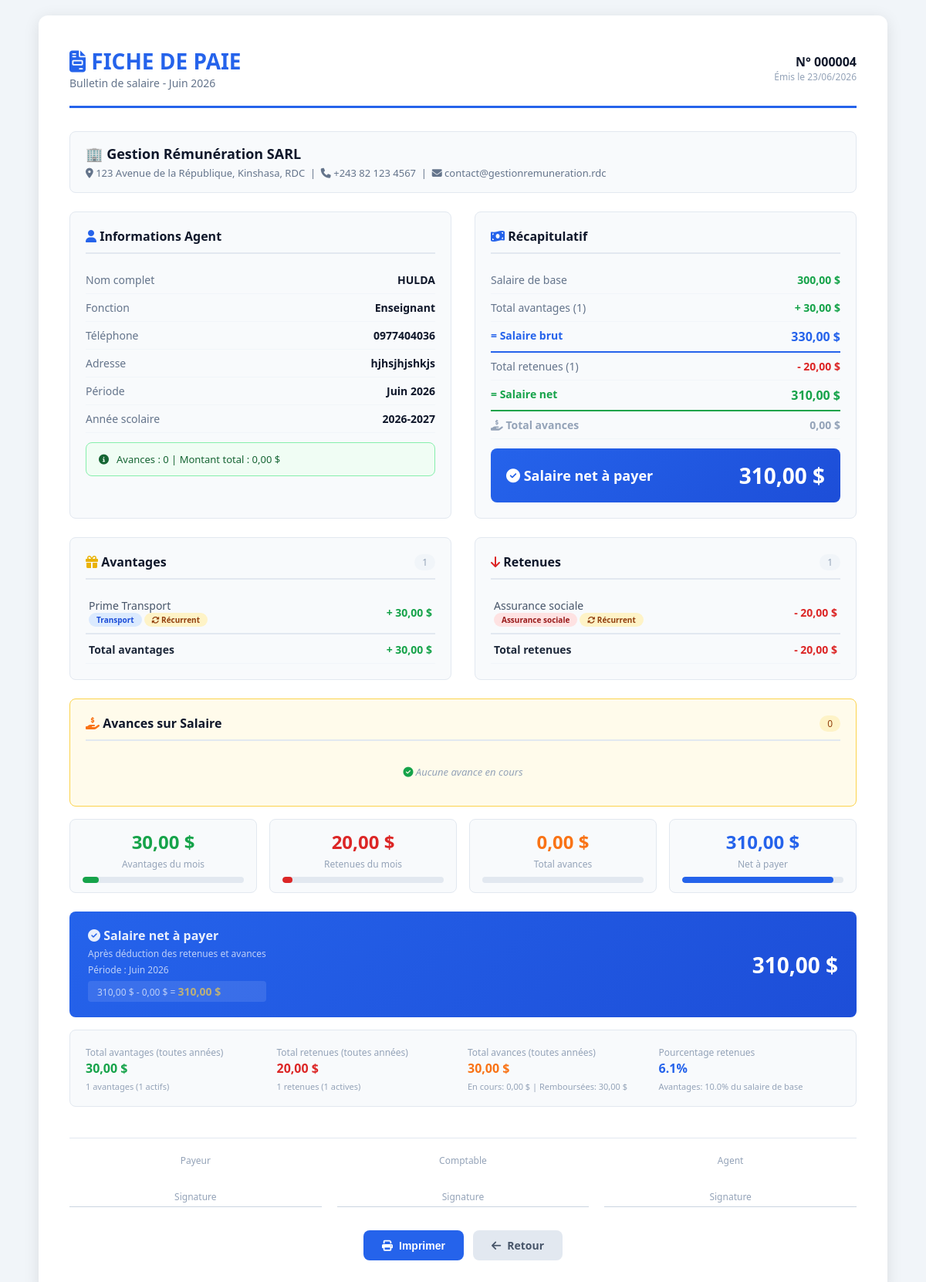
Screenshot of /pages/Remunerations/fiche_paie.php?id=4&agent_id=2 (signed in) with the database file from the repository.
### tables this page shows
CREATE TABLE `remuneration` (
  `id` int(11) NOT NULL,
  `id_agent` int(11) NOT NULL,
  `montant` decimal(12,2) NOT NULL,
  `date_remun` date DEFAULT NULL,
  `mois` varchar(20) DEFAULT NULL,
  `annee` varchar(10) DEFAULT NULL
);

CREATE TABLE `agent` (
  `id_agent` int(11) NOT NULL,
  `nom_complet` varchar(150) NOT NULL,
  `adresse` varchar(255) DEFAULT NULL,
  `date_naissance` date DEFAULT NULL,
  `telephone` varchar(20) DEFAULT NULL,
  `profil` varchar(100) DEFAULT NULL,
  `lieu_naissance` varchar(100) DEFAULT NULL,
  `fonction` varchar(100) DEFAULT NULL
);

CREATE TABLE `annee_scolaire` (
  `id` int(11) NOT NULL,
  `designation_ann` varchar(50) NOT NULL
);

CREATE TABLE `avantages` (
  `id` int(11) NOT NULL,
  `id_agent` int(11) NOT NULL,
  `libelle` varchar(150) DEFAULT NULL,
  `description` text DEFAULT NULL,
  `type_avantage` enum('transport','communication','logement','prime','bonus','autre') DEFAULT 'autre',
  `est_recurrent` tinyint(1) DEFAULT 1,
  `date_debut` date DEFAULT NULL,
  `date_fin` date DEFAULT NULL,
  `id_annee` int(11) NOT NULL,
  `montant` decimal(12,2) NOT NULL,
  `date_avantage` date DEFAULT NULL,
  `mois` varchar(20) DEFAULT NULL,
  `annee` varchar(10) DEFAULT NULL,
  `statut` enum('actif','inactif','en_attente') DEFAULT 'actif',
  `created_at` timestamp NOT NULL DEFAULT current_timestamp(),
  `updated_at` timestamp NOT NULL DEFAULT current_timestamp() ON UPDATE current_timestamp()
);

CREATE TABLE `retenue` (
  `id` int(11) NOT NULL,
  `id_agent` int(11) NOT NULL,
  `libelle` varchar(150) DEFAULT NULL,
  `description` text DEFAULT NULL,
  `type_retenue` enum('impot','assurance','cotisation','avance','penalite','autre') DEFAULT 'autre',
  `est_recurrent` tinyint(1) DEFAULT 1,
  `date_debut` date DEFAULT NULL,
  `date_fin` date DEFAULT NULL,
  `montant` decimal(12,2) NOT NULL,
  `date_retenue` date DEFAULT NULL,
  `mois` varchar(20) DEFAULT NULL,
  `annee` varchar(10) DEFAULT NULL,
  `statut` enum('actif','inactif','en_attente') DEFAULT 'actif',
  `created_at` timestamp NOT NULL DEFAULT current_timestamp(),
  `updated_at` timestamp NOT NULL DEFAULT current_timestamp() ON UPDATE current_timestamp()
);

### pages/Remunerations/fiche_paie.php (the view, shortened to what the rows shown need)
<?php
require_once __DIR__ . '/../../Config/Database.php';
require_once __DIR__ . '/../../Classes/Remuneration.php';
require_once __DIR__ . '/../../Classes/Agent.php';
require_once __DIR__ . '/../../Classes/avantages.php';
require_once __DIR__ . '/../../Classes/Retenue.php';
require_once __DIR__ . '/../../Classes/Avance.php';
require_once __DIR__ . '/../../Classes/annee_scolaire.php';
$remuneration_id = isset($_GET['id']) ? (int)$_GET['id'] : 0;
$agent_id = isset($_GET['agent_id']) ? (int)$_GET['agent_id'] : 0;
$remuneration = Remuneration::getById($remuneration_id);
$agent = Agent::getById($agent_id);
$anneeCourante = AnneeScolaire::getCurrent();
$nomAgent = $agent->getNomComplet();
$fonction = $agent->getFonction() ?? 'N/A';
$telephone = $agent->getTelephone() ?? 'N/A';
$adresse = $agent->getAdresse() ?? 'N/A';
$moisRemuneration = $remuneration->getMois();
$anneeRemuneration = $remuneration->getAnnee();
$salaireBase = $remuneration->getMontant();
$totalAvantagesMois = $remuneration->getTotalAvantages();
$totalRetenuesMois = $remuneration->getTotalRetenues();
$totalAvances = 0;
$salaireBrut = $salaireBase + $totalAvantagesMois;
$salaireNet = $salaireBrut - $totalRetenuesMois;
$salaireNetApresAvances = $salaireNet - $totalAvances;
$avantagesMois = $remuneration->getAvantages();
$retenuesMois = $remuneration->getRetenues();
$resumeSalaire = $remuneration->getResumeSalaire();
?>
<!DOCTYPE html>
<html lang="fr">
<head>
    <link rel="stylesheet" href="https://cdnjs.cloudflare.com/ajax/libs/font-awesome/6.4.0/css/all.min.css">
</head>
<body>
<div class="container" id="fiche-paie">
    <div class="header-paie">
        <div>
            <div class="title"><i class="fas fa-file-invoice"></i> FICHE DE PAIE</div>
            <div class="subtitle">Bulletin de salaire - <?php echo $moisRemuneration . ' ' . $anneeRemuneration; ?></div>
        </div>
        <div style="text-align:right;">
            <div style="font-weight:600;color:#0f172a;">N° <?php echo str_pad($remuneration->getId(), 6, '0', STR_PAD_LEFT); ?></div>
            <div style="font-size:12px;color:#94a3b8;">Émis le <?php echo date('d/m/Y'); ?></div>
        </div>
    </div>
    <div class="grid-2">
        <div class="section">
            <div class="info-row">
                <span class="label">Nom complet</span>
                <span class="value"><?php echo htmlspecialchars($nomAgent); ?></span>
            </div>
            <div class="info-row">
                <span class="label">Fonction</span>
                <span class="value"><?php echo htmlspecialchars($fonction); ?></span>
            </div>
            <div class="info-row">
                <span class="label">Téléphone</span>
                <span class="value"><?php echo htmlspecialchars($telephone); ?></span>
            </div>
            <div class="info-row">
                <span class="label">Adresse</span>
                <span class="value"><?php echo htmlspecialchars($adresse); ?></span>
            </div>
            <div class="info-row">
                <span class="label">Période</span>
                <span class="value"><?php echo $moisRemuneration . ' ' . $anneeRemuneration; ?></span>
            </div>
            <div class="info-row">
                <span class="label">Année scolaire</span>
                <span class="value"><?php echo $anneeCourante ? htmlspecialchars($anneeCourante->getDesignationAnn()) : 'N/A'; ?></span>
            </div>
        </div>
        <div class="section">
            <div class="info-row">
                <span class="label">Salaire de base</span>
                <span class="value" style="color:#16a34a;"><?php echo number_format($salaireBase, 2, ',', ' '); ?> $</span>
            </div>
            <div class="info-row" style="border-bottom:2px solid #2563eb;padding-bottom:8px;">
                <span class="label" style="font-weight:700;color:#2563eb;">= Salaire brut</span>
                <span class="value" style="font-weight:700;color:#2563eb;font-size:16px;"><?php echo number_format($salaireBrut, 2, ',', ' '); ?> $</span>
            </div>
            <div class="info-row" style="border-bottom:2px solid #16a34a;padding-bottom:8px;">
                <span class="label" style="font-weight:700;color:#16a34a;">= Salaire net</span>
                <span class="value" style="font-weight:700;color:#16a34a;font-size:16px;"><?php echo number_format($salaireNet, 2, ',', ' '); ?> $</span>
            </div>
            <div class="salaire-final">
                <span class="label"><i class="fas fa-check-circle"></i> Salaire net à payer</span>
                <span class="amount"><?php echo number_format($salaireNetApresAvances, 2, ',', ' '); ?> $</span>
            </div>
        </div>
    </div>
    <div class="grid-2">
        <div class="section">
            <?php if (empty($avantagesMois)): ?>
                <div class="empty-data">
                    <i class="fas fa-info-circle"></i> Aucun avantage pour cette période
                </div>
            <?php else: ?>
                <table class="montant-table">
                    <?php foreach ($avantagesMois as $av): ?>
                    <tr>
                        <td class="libelle">
                            <?php echo htmlspecialchars($av->getLibelle() ?? 'Avantage'); ?>
                            <span style="font-size:11px;color:#94a3b8;display:block;">
                                <span class="badge badge-blue"><?php echo $av->getTypeLibelle(); ?></span>
                                <?php if (method_exists($av, 'isRecurrent') && $av->isRecurrent()): ?>
                                    <span class="badge badge-yellow"><i class="fas fa-sync-alt"></i> Récurrent</span>
                                <?php endif; ?>
                            </span>
                        </td>
                        <td class="montant positive">+ <?php echo number_format($av->getMontant(), 2, ',', ' '); ?> $</td>
                    </tr>
                    <?php endforeach; ?>
                </table>
            <?php endif; ?>
        </div>
        <div class="section">
            <?php if (empty($retenuesMois)): ?>
                <div class="empty-data">
                    <i class="fas fa-info-circle"></i> Aucune retenue pour cette période
                </div>
            <?php else: ?>
                <table class="montant-table">
                    <?php foreach ($retenuesMois as $rt): ?>
                    <tr>
                        <td class="libelle">
                            <?php echo htmlspecialchars($rt->getLibelle() ?? 'Retenue'); ?>
                            <span style="font-size:11px;color:#94a3b8;display:block;">
                                <span class="badge badge-red"><?php echo $rt->getTypeLibelle(); ?></span>
                                <?php if (method_exists($rt, 'isRecurrent') && $rt->isRecurrent()): ?>
                                    <span class="badge badge-yellow"><i class="fas fa-sync-alt"></i> Récurrent</span>
                                <?php endif; ?>
                            </span>
                        </td>
                        <td class="montant negative">- <?php echo number_format($rt->getMontant(), 2, ',', ' '); ?> $</td>
                    </tr>
                    <?php endforeach; ?>
                </table>
            <?php endif; ?>
        </div>
    </div>
    <div class="stats-grid">
        <div class="stats-card">
            <div class="number" style="color:#2563eb;"><?php echo number_format($salaireNetApresAvances, 2, ',', ' '); ?> $</div>
            <div class="label">Net à payer</div>
            <div class="progress-bar">
                <div class="fill fill-blue" style="width: <?php echo min(100, ($salaireBrut > 0 ? ($salaireNetApresAvances / $salaireBrut) * 100 : 0)); ?>%;"></div>
            </div>
        </div>
    </div>
    <div class="total-general">
        <div>
            <div class="label"><i class="fas fa-check-circle"></i> Salaire net à payer</div>
            <div class="sub-info">Après déduction des retenues et avances</div>
            <div class="sub-info" style="margin-top:4px;">
                Période : <?php echo $moisRemuneration . ' ' . $anneeRemuneration; ?>
            </div>
            <div class="sub-info" style="margin-top:6px;background:rgba(255,255,255,0.15);padding:4px 12px;border-radius:4px;font-size:12px;">
                <?php echo number_format($salaireNet, 2, ',', ' '); ?> $ - <?php echo number_format($totalAvances, 2, ',', ' '); ?> $ =
                <strong style="color:#fcd34d;font-size:14px;"><?php echo number_format($salaireNetApresAvances, 2, ',', ' '); ?> $</strong>
            </div>
        </div>
        <div class="amount">
            <?php echo number_format($salaireNetApresAvances, 2, ',', ' '); ?> $
        </div>
    </div>
</div>
</body>
</html>

### rows the page displays
remuneration: mois "Juin", annee "2026", id "000004", montant "300,00", montant "330,00", montant "310,00"
agent: nom_complet "HULDA", fonction "Enseignant", telephone "0977404036", adresse "hjhsjhjshkjs"
annee_scolaire: designation_ann "2026-2027"
avantages: libelle "Prime Transport", type_avantage "Transport", est_recurrent 1 (drawn), montant "30,00"
retenue: libelle "Assurance sociale", type_retenue "Assurance sociale", est_recurrent 1 (drawn), montant "20,00"

### other values shown
$nbAvances "0"
$totalAvances "0,00"
count($avantagesMois) "1"
$totalAvantagesMois "30,00"
count($retenuesMois) "1"
$totalRetenuesMois "20,00"
count($avances) "0"
$totalAvantagesGlobal "30,00"
$totalAvantages "1"
$totalAvantagesActifs "1"
$totalRetenuesGlobal "20,00"
$totalRetenues "1"
$totalRetenuesActives "1"
$totalAvancesEnCours + $totalAvancesRemboursees "30,00"
$totalAvancesEnCours "0,00"
